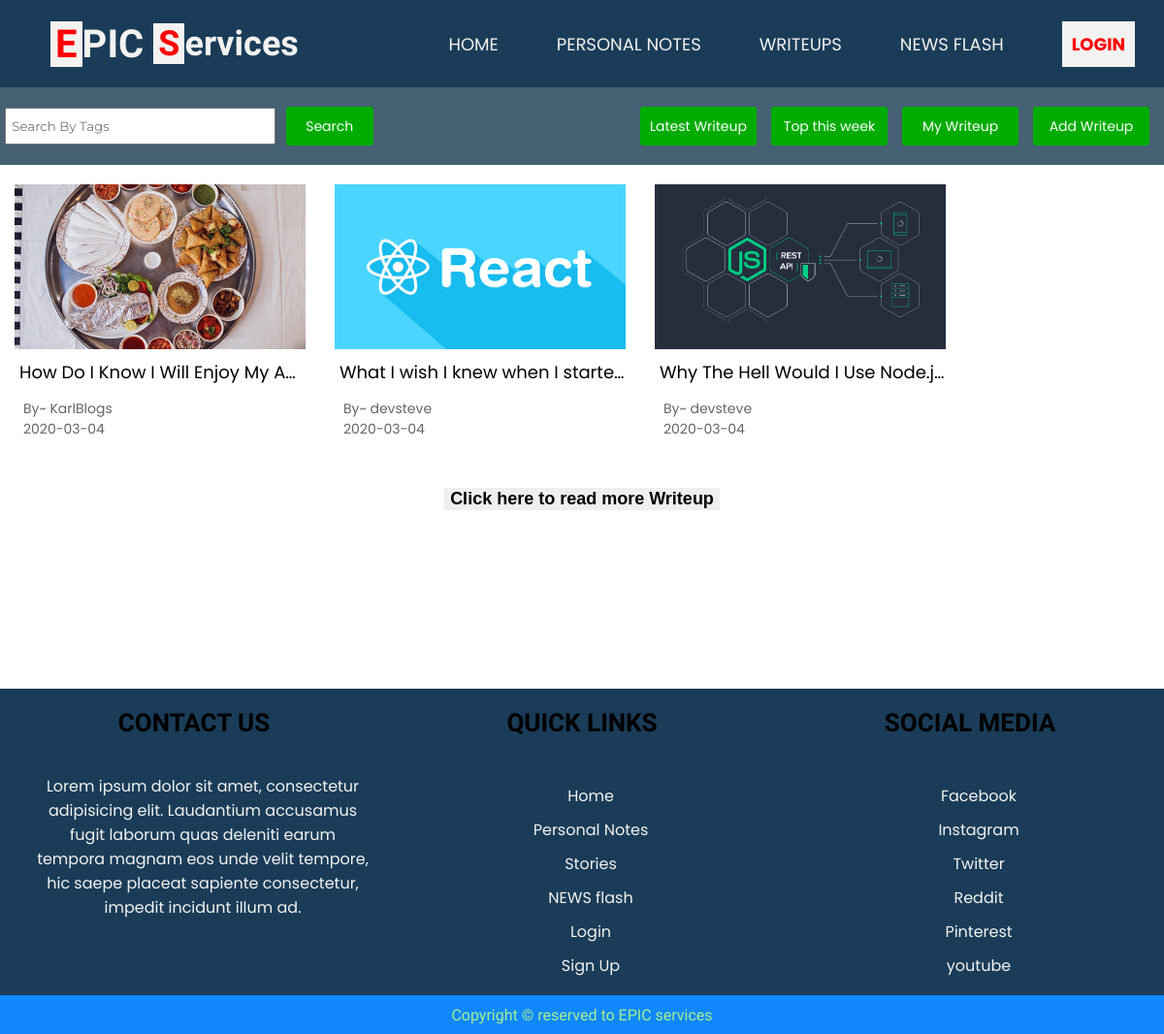
/stories/index.php, run on the app's committed database.
### tables this page shows
CREATE TABLE `stories` (
  `storyid` int(11) NOT NULL,
  `storyuser` varchar(15) DEFAULT NULL,
  `storytitle` text,
  `storydata` text,
  `storytags` text,
  `thumbnail` text NOT NULL,
  `ispublic` int(11) NOT NULL DEFAULT '1',
  `dttm` date DEFAULT NULL
);

### stories/index.php (the view, shortened to what this page needs)
<?php
	include("../public/top.php");
?>
<!DOCTYPE html>
<html lang="en">
<head>
	<link rel="stylesheet" href="styles/stories.css">
</head>
<body>
	<section id="storiessContainer">
		<?php
			include '../public/header.php';
		?>
		<section class="stories-container-main">
			<section class="stories-options">
				<section class="search-stories">
					<form method="get" action="">
						<input type="text" name="storytags" placeholder="Search By Tags">
						<button type="submit" name="searchStory" value="true">Search</button>
					</form>
				</section>
				<section class="more-ops">
					<a href="index.php?filter=latest" class="ctrl-btn">
						Latest Writeup
					</a>
					<a href="index.php?filter=weeklytop" class="ctrl-btn">
						Top this week
					</a>
					<a href="index.php?filter=mystories" class="ctrl-btn">
						My Writeup
					</a>
					<a href="add.php" class="ctrl-btn">
						Add Writeup
					</a>
				</section>
			</section>
			<section class="st-container">
				<?php
					if (!isset($_GET['searchStory'])) {
						if (!isset($_GET['filter'])) {
							$selectstoriesquery = "select * from stories where storyuser in (select username from banstatus WHERE isbanned = 0) order by rand() limit 20";
						}
					}
					else {
						$tagsToSearch = $_GET['storytags'];
						$selectstoriesquery = "select * from stories where storytags like '%$tagsToSearch%' and storyuser in (select username from banstatus WHERE isbanned = 0)";
					}
					if (isset($_GET['filter']) && $_GET['filter'] == "weeklytop") {
						$res = mysqli_query($conn, $selectstoriesquery);
						$topweekdata = array();
						while($row = mysqli_fetch_array($res)){
							$checkLikes = "select * from storylikes where storyid = '".$row['storyid']."'";
							$likesRes = mysqli_num_rows(mysqli_query($conn, $checkLikes));
							$temparray = array("storyid" => $row['storyid'], "likes" => $likesRes);
							array_push($topweekdata, $temparray);
						}
						for ($i = 0; $i < count($topweekdata); $i++) {
							for($j = $i + 1; $j < count($topweekdata); $j++) {
								if ($topweekdata[$j]["likes"] > $topweekdata[$i]["likes"]){
									$temp = $topweekdata[$i];
									$topweekdata[$i] = $topweekdata[$j];
									$topweekdata[$j] = $temp;
								}
							}
						}
						for($i = 0; $i < count($topweekdata); $i++) {
							$selecttopstoriesquery = "select * from stories where storyid = '".$topweekdata[$i]["storyid"]."'";
							$res = mysqli_query($conn, $selecttopstoriesquery);
							$row = mysqli_fetch_array($res);
							$storyid = $row['storyid'];
							$storyuser = $row['storyuser'];
							$storytitle = $row['storytitle'];
							$storythumbnail = $row['thumbnail'];
							$uploaddate = $row['dttm'];
							$storyopenpath = "href=open.php?storyid=$storyid";
						?>
							<a <?= $storyopenpath ?>>
								<section class="storyMain">
									<section class="story-thumbnail">
										<img src="thumbnails/<?= $storythumbnail ?>">
									</section>
									<section class="story-title">
										<?= $storytitle ?>
									</section>
									<section class="author">By~ <?= $storyuser ?></section>
									<section class="uploadDate"><?= $uploaddate ?></section>
								</section>
							</a>
					<?php
						}
					} else {
						$res = mysqli_query($conn, $selectstoriesquery);
						$checkData = mysqli_num_rows($res);
						if ($checkData > 0){
							while($row = mysqli_fetch_array($res)) {
								$storyid = $row['storyid'];
								$storyuser = $row['storyuser'];
								$storytitle = $row['storytitle'];
								$storythumbnail = $row['thumbnail'];
								$uploaddate = $row['dttm'];
								$storyopenpath = "href=open.php?storyid=$storyid";
				?>
				<a <?= $storyopenpath ?>>
					<section class="storyMain">
						<section class="story-thumbnail">
							<img src="thumbnails/<?= $storythumbnail ?>">
						</section>
						<section class="story-title">
							<?= $storytitle ?>
						</section>
						<section class="author">By~ <?= $storyuser ?></section>
						<section class="uploadDate"><?= $uploaddate ?></section>
					</section>
				</a>
				<?php
							}
						}
					 }
				?>
			</section>
			<section style="width: 100%;text-align: center;"><button onclick="window.location.reload();" style="border: none; background-color: none;margin-top: 50px;font-size: 18px;font-weight: bold">Click here to read more Writeup</button></section>
		</section>
		<?php
			include '../public/footer.php';
		?>
	</section>
</body>
</html>

### stories/styles/stories.css (style rules this page uses)
.stories-container-main { width: 100%; min-height: 600px; }
.stories-options { width: 100%; min-height: 80px; background-color: rgb(70, 97, 116); display: flex; justify-content: space-between; align-items: center; flex-wrap: wrap; }
.search-stories { width: 390px; height: 80px; }
.search-stories form { width: 100%; height: 100%; display: flex; justify-content: space-around; align-items: center; }
.search-stories input[type="text"] { padding-left: 5px; width: calc(70% - 5px); height: 40%; font-family: 'Montserrat', sans-serif; }
.search-stories button { width: 90px; height: 40px; border-radius: 3px; background-color: #01ac01; border: none; color: white; font-size: 14px; font-family: 'Poppins', sans-serif; }
.more-ops { display: flex; }
.ctrl-btn { width: 120px; height: 40px; background-color: #01ac01; border-radius: 3px; font-size: 14px; font-family: 'Poppins', sans-serif; display: flex; justify-content: center; align-items: center; color: white; text-decoration: none; margin-right: 15px; }
.st-container { width: 100%; display: flex; flex-wrap: wrap; }
.storyMain { width: 300px; margin-top: 20px; margin-left: 15px; margin-right: 15px; }
.story-thumbnail { width: 100%; height: 170px; display: flex; justify-content: center; align-items: center; }
.story-thumbnail img { width: 100%; height: 100%; object-fit: cover; }
.story-title { display:inline-block; width: calc(100% - 5px); white-space: nowrap; overflow:hidden !important; text-overflow: ellipsis; font-size: 18px; padding-top: 10px; padding-bottom: 10px; padding-left: 5px; font-family: 'Poppins', sans-serif; }
.author, .uploadDate { width: 90%; margin-left: 3%; font-family: 'Poppins', sans-serif; font-size: 14px; color: rgb(100,100,100); }
a { text-decoration: none; color: black; display: block; }

### public/styles/header.css (style rules this page uses)
body { margin: 0; padding: 0; }

### data on the page
stories: thumbnail (picture), storytitle "How Do I Know I Will Enjoy My A…", storyuser "KarlBlogs", dttm "2020-03-04"
stories: thumbnail (picture), storytitle "What I wish I knew when I starte…", storyuser "devsteve", dttm "2020-03-04"
stories: thumbnail (picture), storytitle "Why The Hell Would I Use Node.j…", storyuser "devsteve", dttm "2020-03-04"
